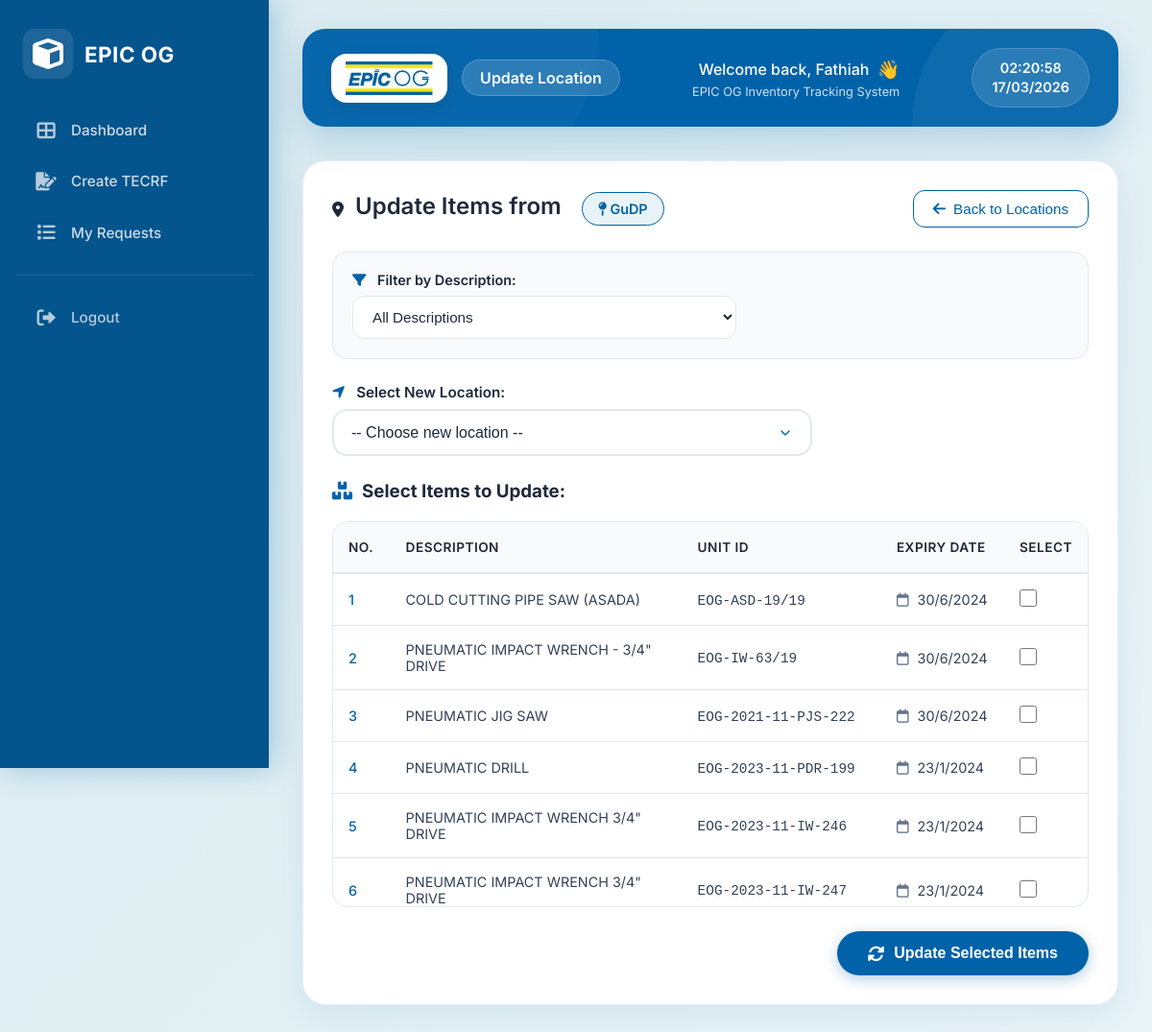
The app's page /updateselectedLocation.php?location=GuDP (signed in) with its own data.
### tables this page shows
CREATE TABLE `users` (
  `user_id` int(11) NOT NULL,
  `full_name` varchar(100) NOT NULL,
  `username` varchar(50) NOT NULL,
  `password` varchar(255) NOT NULL,
  `email` varchar(100) NOT NULL,
  `userType` varchar(50) NOT NULL,
  `login_status` tinyint(1) DEFAULT 0,
  `last_action` varchar(255) DEFAULT NULL
);

CREATE TABLE `product` (
  `product_id` int(20) NOT NULL,
  `tec_id` varchar(20) NOT NULL,
  `tec_expiry` varchar(11) NOT NULL,
  `unit_id` varchar(50) NOT NULL,
  `action_notice_no` varchar(50) NOT NULL,
  `loadout_date` date NOT NULL,
  `loadout_location` mediumtext NOT NULL,
  `backload_date` date NOT NULL,
  `backload_sheet_no` varchar(20) NOT NULL,
  `description` varchar(255) DEFAULT NULL,
  `size` varchar(20) NOT NULL,
  `swl` varchar(20) NOT NULL,
  `remarks` varchar(255) NOT NULL,
  `status` varchar(255) NOT NULL,
  `certificate_validity` varchar(255) NOT NULL,
  `days_offshore` int(255) NOT NULL,
  `category` varchar(255) NOT NULL,
  `type` varchar(255) NOT NULL,
  `tec_group` varchar(255) NOT NULL,
  `po_number` varchar(20) NOT NULL,
  `serial_no` varchar(25) NOT NULL,
  `qty_inhouse` int(25) NOT NULL,
  `qty_use` int(25) NOT NULL,
  `qty_damage` int(25) NOT NULL,
  `date_damage` date NOT NULL,
  `qty_dispose` int(20) NOT NULL,
  `date_dispose` date NOT NULL,
  `qty_valid` int(25) NOT NULL,
  `storage_location` varchar(50) NOT NULL
);

### updateselectedLocation.php (the view, shortened to what this page needs)
<?php
include 'database.php';
$user_id = $_SESSION['user_id'];
$user_sql = "SELECT full_name, username, email FROM users WHERE user_id = ?";
$stmt = $conn->prepare($user_sql);
$stmt->bind_param("i", $user_id);
$stmt->execute();
$user_result = $stmt->get_result();
$user_data = $user_result->fetch_assoc();
$full_name = $user_data['full_name'] ?? 'User';
$selected_location = $_GET['location'] ?? null;
$description_filter = $_GET['description'] ?? '';
$item_query = "SELECT description, unit_id, tec_expiry FROM product WHERE loadout_location = ? AND description LIKE ?";
$stmt = $conn->prepare($item_query);
$search_description = "%" . $description_filter . "%";
$stmt->bind_param("ss", $selected_location, $search_description);
$stmt->execute();
$item_result = $stmt->get_result();
?>
<!DOCTYPE html>
<html lang="en">
<head>
    <link rel="stylesheet" href="https://cdnjs.cloudflare.com/ajax/libs/font-awesome/6.0.0-beta3/css/all.min.css">
</head>
<body>
    <div id="sidebar">
        <div class="sidebar-header">
            <div class="logo-area">
                <i class="fa fa-cube"></i>
                <span class="brand">EPIC OG</span>
            </div>
        </div>
        <div class="sidebar-menu">
            <ul>
                <li>
                    <a href="customer_dashboard.php">
                        <i class="fa fa-th-large"></i>
                        <span>Dashboard</span>
                    </a>
                </li>
                <li>
                    <a href="tecrf.php">
                        <i class="fa fa-file-signature"></i>
                        <span>Create TECRF</span>
                    </a>
                </li>
                <li>
                    <a href="list_tecrf.php">
                        <i class="fa fa-list"></i>
                        <span>My Requests</span>
                    </a>
                </li>
                <li class="logout">
                    <a href="logout.php">
                        <i class="fa fa-sign-out-alt"></i>
                        <span>Logout</span>
                    </a>
                </li>
            </ul>
        </div>
    </div>
    <div id="main-content">
        <div class="header">
            <div class="header-content">
                <div class="header-left">
                    <div class="logo-wrapper">
                        <div class="logo-container">
                            <img src="eog3.jpg" alt="EPIC OG Logo">
                        </div>
                        <div class="title-badge">Update Location</div>
                    </div>
                </div>
                <div class="header-right">
                    <div class="welcome-row">
                        <h4>Welcome back, <?php echo htmlspecialchars($full_name); ?></h4>
                        <span>👋</span>
                    </div>
                    <p>EPIC OG Inventory Tracking System</p>
                </div>
                <div class="clock-container">
                    <div class="clock" id="clock"></div>
                </div>
            </div>
        </div>
        <div class="content-card">
            <div class="card-header">
                <div class="card-title">
                    <i class="fa-solid fa-location-dot"></i>
                    <h2>Update Items from
                        <span class="location-badge">
                            <i class="fa-solid fa-map-pin"></i>
                            <?php echo htmlspecialchars($selected_location); ?>
                        </span>
                    </h2>
                </div>
                <div>
                    <button onclick="window.location.href='updateLocation.php'" class="back-btn">
                        <i class="fa-solid fa-arrow-left"></i>
                        Back to Locations
                    </button>
                </div>
            </div>
            <div class="filter-section">
                <form action="updateselectedLocation.php" method="get">
                    <label for="description">
                        <i class="fa-solid fa-filter" style="color: #0062a9; margin-right: 8px;"></i>
                        Filter by Description:
                    </label>
                    <select name="description" id="description" onchange="this.form.submit()">
                        <option value="">All Descriptions</option>
                    </select>
                </form>
            </div>
            <form id="updateForm" action="process_update.php" method="post" onsubmit="return showModal();">
                <div class="form-group">
                    <label for="new_location">
                        <i class="fa-solid fa-location-arrow" style="color: #0062a9; margin-right: 8px;"></i>
                        Select New Location:
                    </label>
                    <select name="new_location" id="new_location" required>
                        <option value="" disabled selected>-- Choose new location --</option>
                    </select>
                </div>
                <h3 style="margin-bottom: 15px; color: #1e293b; display: flex; align-items: center; gap: 10px;">
                    <i class="fa-solid fa-boxes" style="color: #0062a9;"></i>
                    Select Items to Update:
                </h3>
                <div class="table-container">
                    <div class="scrollable-table">
                        <table>
                            <thead>
                                <tr>
                                    <th>No.</th>
                                    <th>Description</th>
                                    <th>Unit ID</th>
                                    <th>Expiry Date</th>
                                    <th>Select</th>
                                </tr>
                            </thead>
                            <tbody>
                                <?php
                                if ($item_result->num_rows > 0) {
                                    $counter = 1;
                                    while ($item = $item_result->fetch_assoc()): ?>
                                        <tr>
                                            <td style="font-weight: 500; color: #0062a9;"><?php echo $counter++; ?></td>
                                            <td><?php echo htmlspecialchars($item['description']); ?></td>
                                            <td><code><?php echo htmlspecialchars($item['unit_id']); ?></code></td>
                                            <td>
                                                <i class="fa-regular fa-calendar" style="color: #64748b; margin-right: 5px;"></i>
                                                <?php echo htmlspecialchars($item['tec_expiry']); ?>
                                            </td>
                                            <td>
                                                <input type="checkbox" name="selected_items[]" value="<?php echo htmlspecialchars($item['unit_id']); ?>">
                                            </td>
                                        </tr>
                                    <?php endwhile;
                                } ?>
                            </tbody>
                        </table>
                    </div>
                </div>
                <?php if ($item_result->num_rows > 0) : ?>
                    <div class="button-container">
                        <button type="submit" class="btn-update">
                            <i class="fa-solid fa-rotate"></i>
                            Update Selected Items
                        </button>
                    </div>
                <?php endif; ?>
            </form>
        </div>
    </div>
</body>
</html>

### records on screen
users: full_name "Fathiah"
product: description "COLD CUTTING PIPE SAW (ASADA)", unit "EOG-ASD-19/19", tec_expiry "30/6/2024"
product: description "PNEUMATIC IMPACT WRENCH - 3/4\" DRIVE", unit "EOG-IW-63/19", tec_expiry "30/6/2024"
product: description "PNEUMATIC JIG SAW", unit "EOG-2021-11-PJS-222", tec_expiry "30/6/2024"
product: description "PNEUMATIC DRILL", unit "EOG-2023-11-PDR-199", tec_expiry "23/1/2024"
product: description "PNEUMATIC IMPACT WRENCH 3/4\" DRIVE", unit "EOG-2023-11-IW-246", tec_expiry "23/1/2024"
product: description "PNEUMATIC IMPACT WRENCH 3/4\" DRIVE", unit "EOG-2023-11-IW-247", tec_expiry "23/1/2024"

### other values on screen
$selected_location "GuDP"
